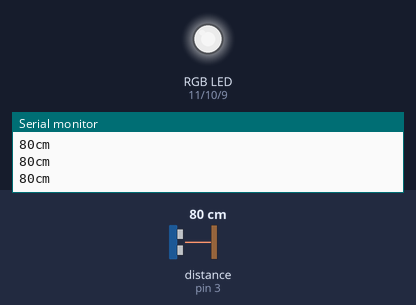
The sketch below on a simulated Arduino Uno, built with avr-gcc and run on an emulated ATmega328P. On the bench: an RGB LED mixed from three pins (HIGH = lit), the last lines printed to the serial monitor. Wiring (inferred from the names in the program): ultrasonic range finder: trigger pin 4; echo pin 3. The test bench sets the inputs (shaded band); at power-on: distance to the obstacle (sensor on pin 3) 80 cm. The echo pulse lasts 58.3 µs per cm; dim RGB values are drawn brighter than linear; pins used as bus, display or sensor lines are not drawn.

Above: at 1.2 s.
1.3 s: distance to the obstacle (sensor on pin 3) set to 2 cm
At 2.3 s:
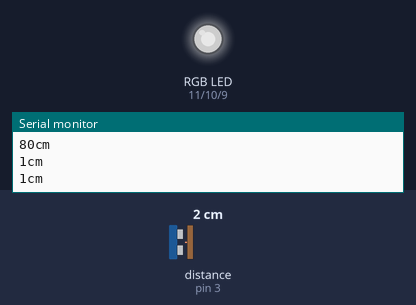
3.1 s: distance to the obstacle (sensor on pin 3) set to 120 cm
At 3.9 s:
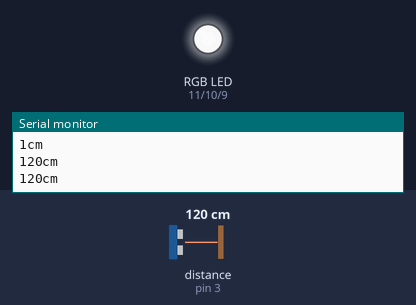
4.7 s: distance to the obstacle (sensor on pin 3) set to 250 cm
At 5.3 s:
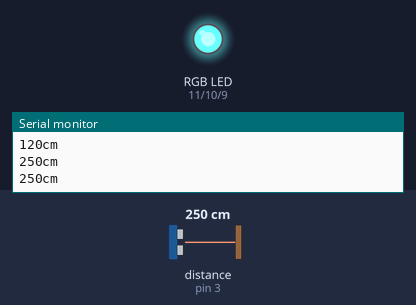
6.3 s: distance to the obstacle (sensor on pin 3) set to 299 cm
At 7.7 s:
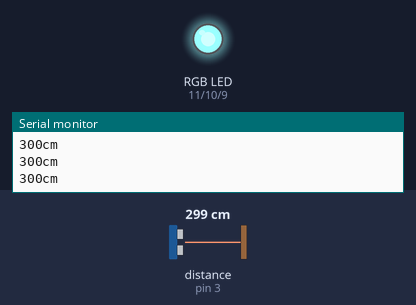
Timing chart, 0 to 9.0 s (numbered marks = the images above; inputs shaded):
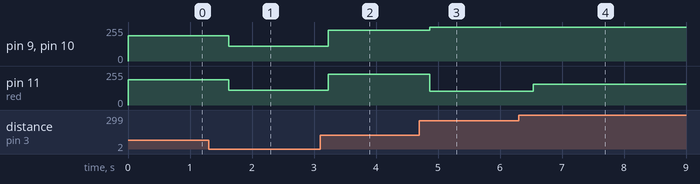

Measured:
- after the input at 1.3 s, pin 9 (blue), pin 10 (green), pin 11 (red): 190/255 → 111/255 after 0.32 s
- after the input at 3.1 s, pin 9 (blue), pin 10 (green), pin 11 (red): 111/255 → 230/255 after 0.13 s
- after the input at 4.7 s, pin 9 (blue), pin 10 (green): 230/255 → 255/255 after 0.17 s; pin 11 (red): 230/255 → 104/255 after 0.17 s
- after the input at 6.3 s, pin 11 (red): 104/255 → 154/255 after 0.23 s

The sketch:

ultrasonido_RGB.ino
```cpp
//En este caso cuando el senser ultrasonico detecta que una persona se acerca mas
//hace que el led suba su intencidad.
#define pTrrig 4
#define pEcho 3

const int ledpin = A1;
const int ldrpin = A0;

int duracion, distancia, sensor;

int red = 11;
int green = 10;
int blue = 9;

void setup() {
  Serial.begin(9600);
  pinMode(pEcho, INPUT);
  pinMode(pTrrig, OUTPUT);

  pinMode(red, OUTPUT);
  pinMode(green, OUTPUT);
  pinMode(blue, OUTPUT);
}

void loop() {
  digitalWrite(pTrrig, LOW);
  delayMicroseconds(2);
  digitalWrite(pTrrig, HIGH);
  delayMicroseconds(10);
  digitalWrite(pTrrig, LOW);

  duracion = pulseIn(pEcho, HIGH);
  distancia = (duracion/2)/29;

  if(distancia >= 500 || distancia <= 0){
    Serial.println("-------");
  }else{
    Serial.print(distancia);
    Serial.println("cm");

  }
 color_distancia();
 delay(400);
}
void color(int r, int g, int b){
  analogWrite(red, r);
  analogWrite(green, g);
  analogWrite(blue, b);
}

void color_distancia(){
  color(distancia+110, distancia+110, distancia+110);
}
```
